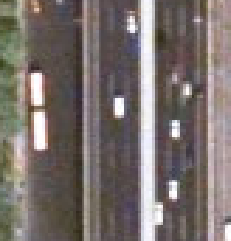
%> input picture SDSR对比code/FSRCNN_test灰度图变彩色图求psnr/123.png, 231 x 241 px; its folder holds 5 pictures in this run
$ octave enlarge3_color.m   (GNU Octave 9; MATLAB toolbox functions it lacks are replaced by stand-ins)
%> lines starting %> are read from the running program, lines starting %| are printed output that depends on the picture
### SDSR对比code/FSRCNN_test灰度图变彩色图求psnr/FSRCNN.m
function im_h = FSRCNN(model, im_l, up_scale)

%% load CNN model parameters
load(model);
[hei,wid] = size(im_l);
outhei = hei * up_scale;
outwid = wid * up_scale;
layer_num = length(weights_conv);
conv_data = cell(layer_num,1);

%% conv1
weight = weights_conv{1};
bias = biases_conv{1};
[channel, filtersize, filters] = size(weight);
patchsize = sqrt(filtersize);
weight = reshape(weight, patchsize, patchsize, filters);
data_tmp = zeros(hei, wid, filters);
for i = 1 : filters
    data_tmp(:,:,i) = imfilter(im_l, weight(:,:,i), 'same','replicate');
    data_tmp(:,:,i) = max(data_tmp(:,:,i) + bias(i), 0) + prelu_conv{1} * min(data_tmp(:,:,i) + bias(i),0);
end
conv_data{1} = data_tmp;

%% conv2+
for idx = 2 : layer_num-1
    weight = weights_conv{idx};
    bias = biases_conv{idx};
    [channel, filtersize, filters] = size(weight);
    patchsize = sqrt(filtersize);
    data_tmp = zeros(hei, wid, filters);
    data_pre = conv_data{idx-1};
    for i = 1 : filters
        for j = 1 : channel
            subfilter = reshape(weight(j,:,i), patchsize, patchsize);
            data_tmp(:,:,i) = data_tmp(:,:,i) + imfilter(data_pre(:,:,j), subfilter, 'same', 'replicate');
        end
        data_tmp(:,:,i) = max(data_tmp(:,:,i) + bias(i),0) + prelu_conv{idx} * min(data_tmp(:,:,i) + bias(i),0);
    end
    conv_data{idx} = data_tmp;
end

%% conv3
weight = weights_conv{layer_num};
bias = biases_conv{layer_num};
[filters, filtersize,channel] = size(weight);
temp = zeros(channel,filtersize);
for i = 1 : channel
        temp(i,:) = weight(1,:,i);
end
weight = temp;
[channel, filtersize, filters] = size(weight);
patchsize = sqrt(filtersize);

conv3_data = zeros(outhei,outwid);
conv2_data = conv_data{layer_num-1};
for j = 1 : channel
    subfilter = reshape(weight(j,:), patchsize, patchsize);
    conv3_data(:,:)=conv3_data(:,:) + deconv(conv2_data(:,:,j), subfilter, up_scale);
end
im_h = conv3_data(:,:) + bias(1);

### SDSR对比code/FSRCNN_test灰度图变彩色图求psnr/enlarge3_color.m
% =========================================================================
% Test code for Fast Super-Resolution Convolutional Neural Networks (FSRCNN)
%
% Reference
%   Chao Dong, Chen Change Loy, Xiaoou Tang. Accelerating the Super-Resolution Convolutional Neural Networks,
%   in Proceedings of European Conference on Computer Vision (ECCV), 2016
%
% Chao Dong
% SenseTime Group
% For any question, send email to chaodong@sensetime.com
% =========================================================================
close all;
clear all;

%% set parameters
testfolder = 'test\Set14\';
up_scale = 3;
model = 'model\FSRCNN\x3.mat';

filepaths = dir(fullfile(testfolder,'*.bmp'));
%psnr_bic = zeros(length(filepaths),1);
%psnr_fsrcnn = zeros(length(filepaths),1);

%for i = 1 : length(filepaths)

    %% read ground truth image
     %[add,imname,type] = fileparts(filepaths(i).name);
    % im = imread([testfolder imname type]);
     img=single(imread('D:\CNN\SRCNN\2016FSRCNN\FSRCNN_test\FSRCNN_test\123.png'));


   %% work on illuminance only
% [24 lines of commented-out code are left out]
imh_cb  = imresize(img(:, :, 2), up_scale, 'bicubic');
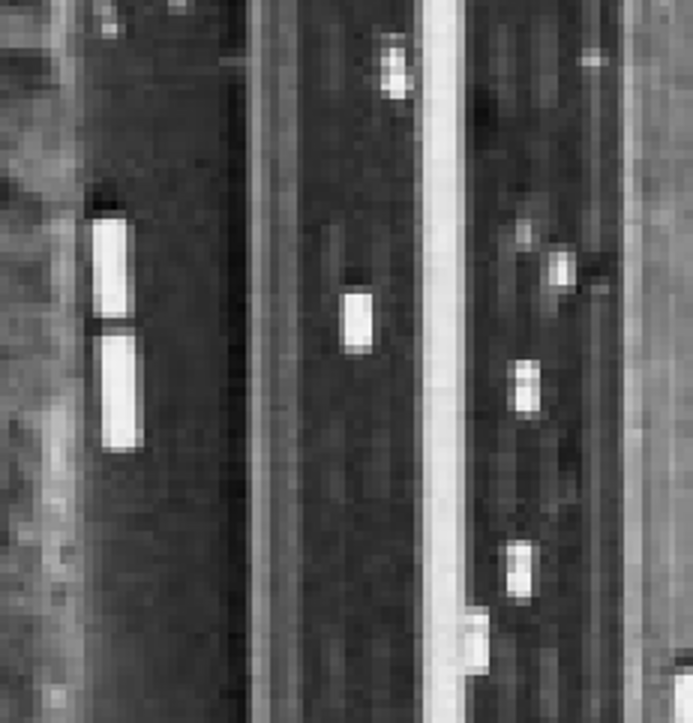
%> imh_cb: size 723x693 single; min 28.06, max 267.9, mean 111.6; drawn with min black and max white
imh_cr  = imresize(img(:, :, 3), up_scale, 'bicubic');
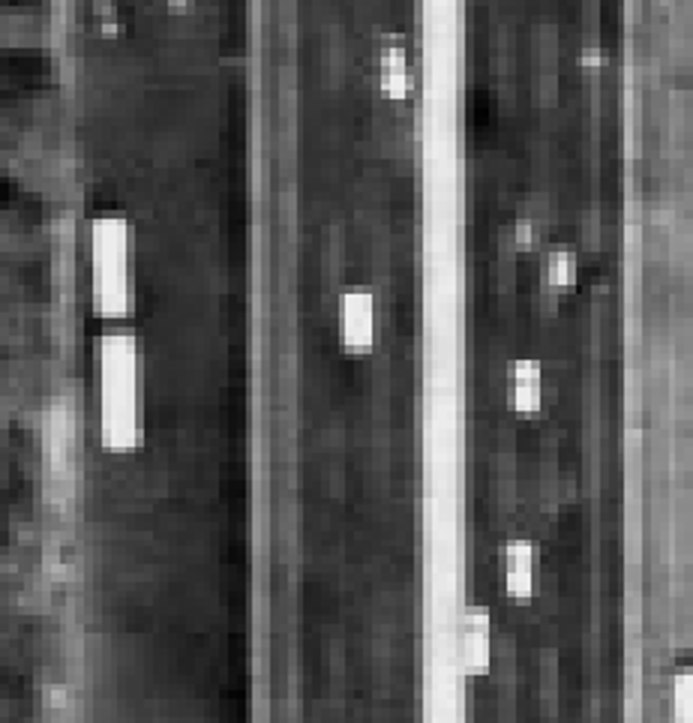
%> imh_cr: size 723x693 single; min 20.55, max 273.3, mean 108; drawn with min black and max white
    %% FSRCNN
    imh_y = FSRCNN(model, img(:, :, 1), up_scale);
%> the run ends on the next line
